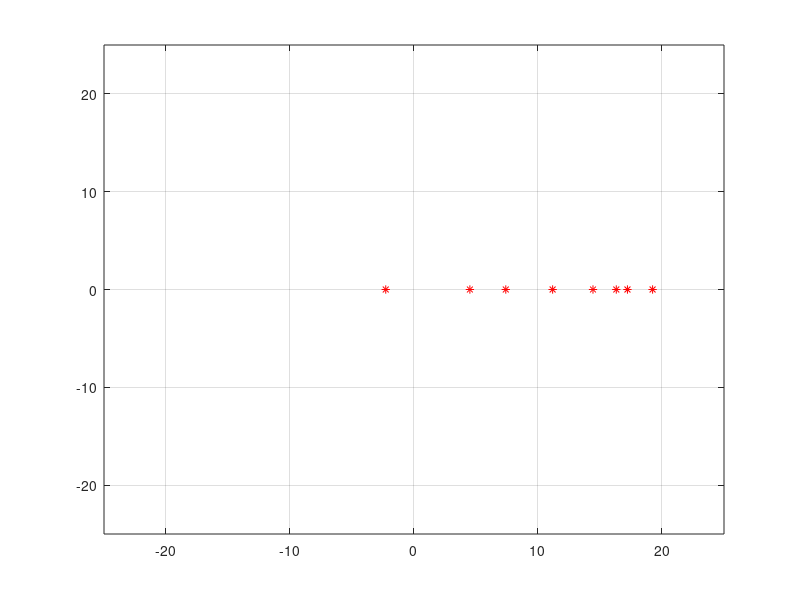
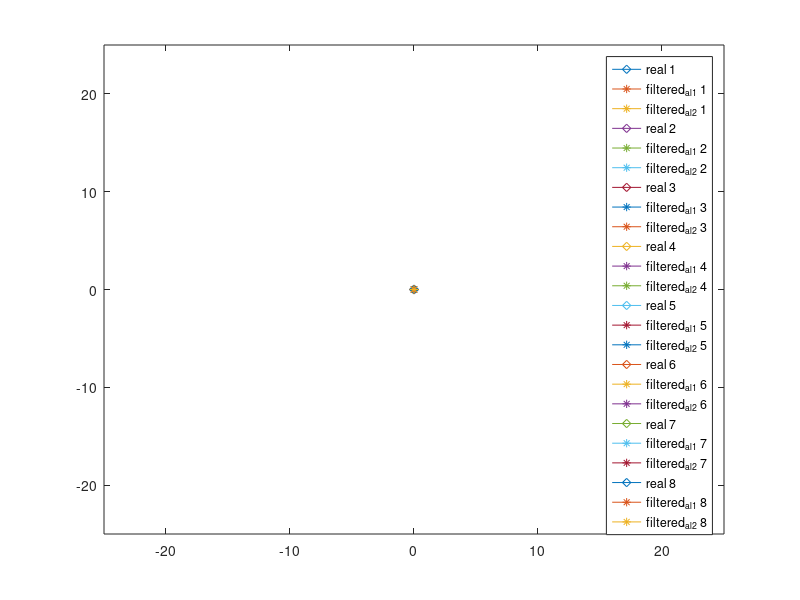

Recreate these plots in MATLAB, in order. (Note: this script raises an error after producing the figures.)
% paper: Distributed Kalman filter for cooperative localization with integrated measurements
% author: Yeong Jun Kim(colson)
% email: colson@korea.ac.kr || dud3722000@naver.com
% date: 2020-07-28
% DKFCL class is in https://www.github.com/YeongJunKim/matlab/filters/DKFCL

% system eq
% x_{i,k+1} = A * x_{i,k} + B * w_{i,k}
% y_{i,k} = C * x_{i,k} + v_{i,k}
% z_{i,j,k} = D(x_{i,k} - x_{j,k})
% x = [x_position y_position x_vel y_vel]'
% u = [x_vel y_vel]'


%%
clear all
clc
clf
%% add path
addpath('./../../../matlab/filters/DKFCL');
addpath('./..');
%% global variables
global app

make_video = 1;

%% robot init
app.agent_num = 8;
app.adjacency = zeros(app.agent_num, app.agent_num);
app.adjacency(1,[7 8]) = [0.6 0.4];
app.adjacency(2,[1 8]) = [0.3 0.7];
app.adjacency(3,[1 2]) = [0.7 0.3];
app.adjacency(4,[2 3]) = [0.5 0.5];
app.adjacency(5,[3 4]) = [0.8 0.2];
app.adjacency(6,[4 5]) = [0.2 0.8];
app.adjacency(7,[5 6]) = [0.7 0.3];
app.adjacency(8,[6 7]) = [0.3 0.7];

%% simulation init
app.dt = 1;
app.iteration = 140;
for ct = 1:app.agent_num
    app.agent(ct).data.nx = 4;
    app.agent(ct).data.ny = 4;
    app.agent(ct).data.nu = 2;
    app.agent(ct).data.nz = 4;
    app.agent(ct).trajectory.real = zeros(app.agent(ct).data.nx, app.iteration);
    app.agent(ct).trajectory.filtered.al1 = zeros(app.agent(ct).data.nx, app.iteration);
    app.agent(ct).trajectory.filtered.al2 = zeros(app.agent(ct).data.nx, app.iteration);
    app.agent(ct).trajectory.measurement = zeros(app.agent(ct).data.ny, app.iteration);
    app.agent(ct).trajectory.time = zeros(1, app.iteration);
    app.agent(ct).trajectory.input = zeros(app.agent(ct).data.nu, app.iteration);
    app.agent(ct).trajectory.real(:,1) = normrnd([10 0 0 0]', [5 0 0 0]');
    app.agent(ct).trajectory.filtered.al1(:,1) = app.agent(ct).trajectory.real(:,1);
    app.agent(ct).trajectory.filtered.al2(:,1) = app.agent(ct).trajectory.real(:,1);
end
%% plotting init
figure(1);
clf;
ax = axes;
app.plot_agent = cell(1,app.agent_num);
app.plot_edge = cell(app.agent_num, app.agent_num);
for ct = 1:app.agent_num
    
    app.plot_agent{ct} = plot(ax, app.agent(ct).trajectory.real(1,1), app.agent(ct).trajectory.real(2,1), 'r*'); hold on; grid on;
end
for i = 1:app.agent_num-1
    for j = 1:app.agent_num
        if i == j
        else
            if(app.adjacency(i,j) == 1)
                x = zeros(1,2);
                y = zeros(1,2);
                x(1) = app.agent(i).trajectory.real(1,1); x(2) = app.agent(j).trajectory.real(1,1);
                y(1) = app.agent(i).trajectory.real(2,1); y(2) = app.agent(j).trajectory.real(2,1);
                app.plot_edge{i,j} = plot(ax, x,y, 'b-'); hold on;
            end
        end
    end
end
xlim([-25 25])
ylim([-25 25])
figure(2);
clf;
ax2 = axes;
app.plot_trajectory_real = cell(1,app.agent_num);
app.plot_trajectory_al1 = cell(1,app.agent_num);
app.plot_trajectory_al2 = cell(1,app.agent_num);
for ag = 1:app.agent_num
%     app.plot_trajectory_real{ag} = plot(ax2, 0, 0, '-d'); hold on; grid on;
    lege1 = ['real_ ' num2str(ag)];
    app.plot_trajectory_real{ag} = plot(ax2,0,0, '-d', 'DisplayName', lege1); hold on;
%     app.plot_trajectory_al1{ag} = plot(ax2, 0, 0, '-*'); hold on; grid on;
    lege2 = ['filtered_{al1} ' num2str(ag)];
     app.plot_trajectory_al1{ag} = plot(ax2,0,0, '-*', 'DisplayName', lege2); hold on;
%     app.plot_trajectory_al2{ag} = plot(ax2, 0, 0, '-o'); hold on; grid on;
    lege3 = ['filtered_{al2} ' num2str(ag)];
    app.plot_trajectory_al2{ag} = plot(ax2,0,0, '-*', 'DisplayName', lege3); hold on;
end
xlim([-25 25])
ylim([-25 25])
lg = legend;
lg.NumColumns = 8;
hold off;



figure(3);
clf;
ax3 = axes;
app.plot_absolute_error_al1 = cell(1,app.agent_num);
app.plot_absoulte_error_al2 = cell(1,app.agent_num);
app.plot_rmse_al1 = cell(1,1);
app.plot_rmse_al2 = cell(1,1);
for ag = 1:app.agent_num
    lege1 = ['al1 error' num2str(ag)];
    app.plot_absolute_error_al1{ag} = plot(ax3,0,0, '-d', 'DisplayName', lege1); hold on;
    lege2 = ['al2 error' num2str(ag)];
    app.plot_absolute_error_al2{ag} = plot(ax3,0,0, '-o', 'DisplayName', lege2); hold on;
end

app.plot_rmse_al1 = plot(ax3, 0,0, '-*', 'DisplayName', "algorithm1"); hold on; grid on;
app.plot_rmse_al2 = plot(ax3, 0,0, '-d', 'DisplayName', "algorithm2"); hold on; grid on;
hold off;
lg2 = legend;
lg2.NumColumns = 9;
lg2.Location = "Northwest";

%% filtering class init
% examples
% global filters
% for ct = 1:app.agent_num
%    filters.FIR(ct).filter = FIR();
%    filters.EKF(ct).filter = EKF();
%    filters.PF(ct).filter = PF();
% end

P = diag([0.1, 0.1, 0.1, 0.1]);
Q = diag([0.01, 0.01, 0.01, 0.01]);
V = diag([2,2]);
R = diag([4,4]);
% R = app.adjacency * 2;
A = [1 0 app.dt 0;
    0 1 0 app.dt ;
    0 0 1 0;
    0 0 0 1];
B = [app.dt^2/2 0 0 0;
    0 app.dt^2/2 0 0;
    0 0 app.dt 0;
    0 0 0 app.dt];
C = [1 0 0 0;
    0 1 0 0];
D = [1 0 0 0;
    0 1 0 0];

for ag = 1:app.agent_num
    if(ag == 1 || ag == 5)
        C_ = C;
        C_(2,2) = 0;
    else
        C_ = C;
    end
    
    DKFCL_FILTER(ag) = DKFCL(P,Q,V,R,A,B,C_,D,app.adjacency,app.agent(ag).trajectory.real(:,1),1,ag);
end
for ag = 1:app.agent_num
    if(ag == 1 || ag == 5)
        C_ = C;
        C_(2,2) = 0;
    else
        C_ = C;
    end
    
    DKFCL_FILTER(ag+app.agent_num) = DKFCL(P,Q,V,R,A,B,C_,D,app.adjacency,app.agent(ag).trajectory.real(:,1),2,ag);
end
%% run simulation
% make real data
angle = 0;
d = zeros(app.agent_num, 1);
for ct = 2:app.iteration
    
    for ag = 1:app.agent_num
        if ct > 30
            d(ag) = norm(app.agent(ag).trajectory.real(:,ct-1));
        else
            d(ag) = norm(app.agent(ag).trajectory.real(:,ct-1));
        end
    end
    for ag = 1:app.agent_num
        app.agent(ag).trajectory.input(1,ct) = d(ag) * cos(angle) - app.agent(ag).trajectory.real(1,ct-1);
        app.agent(ag).trajectory.input(2,ct) = d(ag) * sin(angle) - app.agent(ag).trajectory.real(2,ct-1);
        %  app.agent(ag).trajectory.input(:,ct) = normrnd([normrnd(0,3) normrnd(0,3)], 0.1)';
        
        app.agent(ag).trajectory.real(:,ct) = dynamics([app.agent(ag).trajectory.real(1:2,ct-1)' app.agent(ag).trajectory.input(:,ct)']',1);
    end
    %     update_plot(ct);
    %     pause(0.05);
    angle = angle + 0.05;
end

% run filtering
for ct = 2:app.iteration
    for ag = 1:app.agent_num
        %prior_x update
        
    end
    for ag = 1:app.agent_num
        u_ = app.agent(ag).trajectory.input(:,ct);
        y_ = app.agent(ag).trajectory.real(1:2,ct) + normrnd([0 0]', 1);
        z_ = zeros(app.agent(1).data.nx, app.agent_num);
        
        for j = 1:app.agent_num
            z_(:,j) = app.agent(ag).trajectory.real(:,ct) - app.agent(j).trajectory.real(:,ct) + normrnd([0 0 0 0]', 1);
        end
        x_neighbor_ = zeros(app.agent(1).data.nx, app.agent_num);
        p_neighbor_ = zeros(app.agent(1).data.nx, app.agent(1).data.nx, app.agent_num);
        
        for j = 1:app.agent_num
            x_neighbor_(:,j) = DKFCL_obtain_x_prior(DKFCL_FILTER(j));
            p_neighbor_(:,:,j) = DKFCL_obtain_y_prior(DKFCL_FILTER(j));
        end
        
        app.agent(ag).trajectory.filtered.al1(:,ct) = DKFCL_run(DKFCL_FILTER(ag), u_, y_, z_, x_neighbor_, p_neighbor_);
        
        
        
        
        for j = 1:app.agent_num
            x_neighbor_(:,j) = DKFCL_obtain_x_prior(DKFCL_FILTER(j+app.agent_num));
            p_neighbor_(:,:,j) = DKFCL_obtain_y_prior(DKFCL_FILTER(j+app.agent_num));
        end
        app.agent(ag).trajectory.filtered.al2(:,ct) = DKFCL_run(DKFCL_FILTER(ag+app.agent_num), u_, y_, z_, x_neighbor_, p_neighbor_);
    end
    update_plot(ct);
    drawnow;
    
    if make_video == 1
       F1(ct-1) = getframe(1); 
       F2(ct-1) = getframe(2);
       F3(ct-1) = getframe(3);
    end
    
    pause(0.1);
end
%% plot
% figure(2);
% clf;
% x = zeros(1, app.iteration);
% y = zeros(1, app.iteration);
% for ag = 1:app.agent_num
%     x(:) = app.agent(ag).trajectory.real(1,:); y(:) = app.agent(ag).trajectory.real(2,:);
%     lege1 = ['real_ ' num2str(ag)];
%     plot(x,y, '-d', 'DisplayName', lege1); hold on;
%     x(:) = app.agent(ag).trajectory.filtered.al1(1,:); y(:) = app.agent(ag).trajectory.filtered.al1(2,:);
%     lege2 = ['filtered_{al1} ' num2str(ag)];
%     plot(x,y, '-*', 'DisplayName', lege2); hold on;
%     x(:) = app.agent(ag).trajectory.filtered.al2(1,:); y(:) = app.agent(ag).trajectory.filtered.al2(2,:);
%     lege3 = ['filtered_{al2} ' num2str(ag)];
%     plot(x,y, '-*', 'DisplayName', lege3); hold on;
% end
% hold off;
% lg = legend;
% lg.NumColumns = 8;

% figure(3);
% subplot(2,1,1);
% diff_sum.al1 = zeros(2, app.iteration);
% diff_sum.al2 = zeros(2, app.iteration);
% for ag = 1:app.agent_num
%     diff = abs(app.agent(ag).trajectory.real(1:2,:) - app.agent(ag).trajectory.filtered.al1(1:2,:));
%     x(:) = diff(1,:);   y(:) = diff(2,:);
%     lege1 = ['al1 error' num2str(ag)];
%     plot(1:app.iteration, x(:)+y(:), '-d', 'DisplayName', lege1); hold on;
%     diff_sum.al1 = diff_sum.al1 + diff;
%     diff = abs(app.agent(ag).trajectory.real(1:2,:) - app.agent(ag).trajectory.filtered.al2(1:2,:));
%     x(:) = diff(1,:);   y(:) = diff(2,:);
%     lege2 = ['al2 error' num2str(ag)];
%     plot(1:app.iteration, x(:)+y(:), '-o', 'DisplayName', lege2); hold on;
%     diff_sum.al2 = diff_sum.al2 + diff;
% end
% hold off;
% legend;
% subplot(2,1,2);
% x(:) = diff_sum.al1(1,:);
% y(:) = diff_sum.al1(2,:);
% rmse = sqrt(x(:).^2 + y(:).^2);
% plot(1:app.iteration, rmse(:), '-*', 'DisplayName', "algorithm1"); hold on;
% 
% x(:) = diff_sum.al2(1,:);
% y(:) = diff_sum.al2(2,:);
% rmse = sqrt(x(:).^2 + y(:).^2);
% plot(1:app.iteration, rmse(:), '-d', 'DisplayName', "algorithm2");
% hold off;
% legend;

%% video

if make_video == 1
    video_name = sprintf('robot_%s_%s',datestr(now,'yymmdd'),datestr(now,'HHMMSS'));
    video = VideoWriter(video_name,'MPEG-4');
    video.Quality = 100;
    video.FrameRate = 1/0.05;   % 영상의 FPS, 값이 클수록 영상이 빨라짐
    open(video);
    writeVideo(video,F1);
    close(video);
    video_name = sprintf('robot_%s_%s',datestr(now,'yymmdd'),datestr(now,'HHMMSS'));
    video = VideoWriter(video_name,'MPEG-4');
    video.Quality = 100;
    video.FrameRate = 1/0.05;   % 영상의 FPS, 값이 클수록 영상이 빨라짐
    open(video);
    writeVideo(video,F2);
    close(video);
    video_name = sprintf('robot_%s_%s',datestr(now,'yymmdd'),datestr(now,'HHMMSS'));
    video = VideoWriter(video_name,'MPEG-4');
    video.Quality = 100;
    video.FrameRate = 1/0.05;   % 영상의 FPS, 값이 클수록 영상이 빨라짐
    open(video);
    writeVideo(video,F3);
    close(video);
end





%% local functions
function update_plot(index)
global app
for ag = 1:app.agent_num
    app.plot_agent{ag}.XData = app.agent(ag).trajectory.real(1,index);
    app.plot_agent{ag}.YData = app.agent(ag).trajectory.real(2,index);
end
for i = 1:app.agent_num-1
    for j = 1:app.agent_num
        if i == j
        else
            if(app.adjacency(i,j) == 1)
                x = zeros(1,2);
                y = zeros(1,2);
                x(1) = app.agent(i).trajectory.real(1,index); x(2) = app.agent(j).trajectory.real(1,index);
                y(1) = app.agent(i).trajectory.real(2,index); y(2) = app.agent(j).trajectory.real(2,index);
                app.plot_edge{i,j}.XData = x(:);
                app.plot_edge{i,j}.YData = y(:);
            end
        end
    end
end

for ag = 1:app.agent_num
   app.plot_trajectory_real{ag}.XData = app.agent(ag).trajectory.real(1,1:index);
   app.plot_trajectory_real{ag}.YData = app.agent(ag).trajectory.real(2,1:index);
   app.plot_trajectory_al1{ag}.XData = app.agent(ag).trajectory.filtered.al1(1,1:index);
   app.plot_trajectory_al1{ag}.YData = app.agent(ag).trajectory.filtered.al1(2,1:index);
   app.plot_trajectory_al2{ag}.XData = app.agent(ag).trajectory.filtered.al2(1,1:index);
   app.plot_trajectory_al2{ag}.YData = app.agent(ag).trajectory.filtered.al2(2,1:index);
end

interval = 1:index;
diff_sum.al1 = zeros(2, index);
diff_sum.al2 = zeros(2, index);
for ag = 1:app.agent_num
    diff = abs(app.agent(ag).trajectory.real(1:2,interval) - app.agent(ag).trajectory.filtered.al1(1:2,interval));
    diff_sum.al1 = diff_sum.al1 + diff;
    x(interval) = diff(1,interval);   y(interval) = diff(2,interval);
    app.plot_absolute_error_al1{ag}.YData = x(interval) + y(interval);
    app.plot_absolute_error_al1{ag}.XData = interval;
    diff = abs(app.agent(ag).trajectory.real(1:2,interval) - app.agent(ag).trajectory.filtered.al2(1:2,interval));
    diff_sum.al2 = diff_sum.al2 + diff;
    x(interval) = diff(1,interval);   y(interval) = diff(2,interval);
    app.plot_absolute_error_al2{ag}.YData = x(interval) + y(interval);
    app.plot_absolute_error_al2{ag}.XData = interval;
end

x(interval) = diff_sum.al1(1,interval);
y(interval) = diff_sum.al1(2,interval);
rmse = sqrt(x(interval).^2 + y(interval).^2);
app.plot_rmse_al1.XData = interval;
app.plot_rmse_al1.YData = rmse(interval);
x(interval) = diff_sum.al2(1,interval);
y(interval) = diff_sum.al2(2,interval);
rmse = sqrt(x(interval).^2 + y(interval).^2);
app.plot_rmse_al2.XData = interval;
app.plot_rmse_al2.YData = rmse(interval);
end